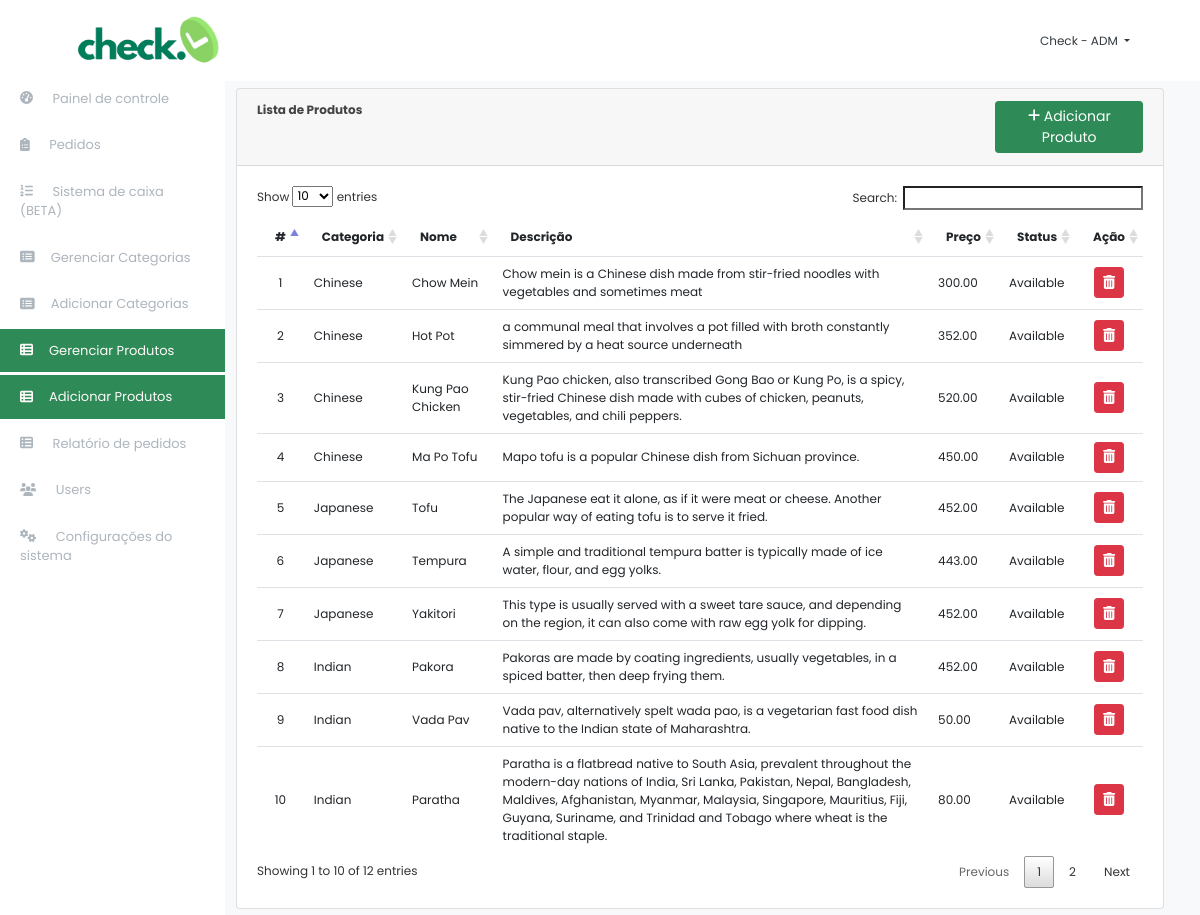
Screenshot of /index.php?page=products (signed in) with the database file from the repository.
### tables this page shows
CREATE TABLE `products` (
  `id` int(30) NOT NULL,
  `category_id` int(30) NOT NULL,
  `name` varchar(200) NOT NULL,
  `description` text NOT NULL,
  `price` float NOT NULL,
  `status` tinyint(1) NOT NULL DEFAULT 1 COMMENT '0=Unavailable,1=Available'
);

### products.php (the view, shortened to what this page needs)
<?php include('db_connect.php');?>
<div class="container-fluid">
	<div class="col-lg-12">
		<div class="row">
									<?php
									$qry = $conn->query("SELECT * FROM categories order by name asc");
									while($row=$qry->fetch_assoc()):
										$cname[$row['id']] = ucwords($row['name']);
									?>
								<?php endwhile; ?>
			<div class="col-md-12">
				<div class="card">
					<div class="card-header">
						<b>Lista de Produtos</b>
						<span class="float:right"><a class="btn btn-primary btn-block btn-sm col-sm-2 float-right" href="index.php?page=add-product" id="new_order">
						<i class="fa fa-plus"></i> Adicionar Produto </a></span>
					</div>
					<div class="card-body">
						<table class="table table-hover">
							<thead>
								<tr>
									<th>#</th>
									<th>Categoria</th>
									<th>Nome</th>
									<th>Descrição</th>
									<th>Preço</th>
									<th>Status</th>
									<th>Ação</th>
								</tr>
							</thead>
							<tbody>
								<?php
								$i = 1;
								$product = $conn->query("SELECT * FROM products order by id asc");
								while($row=$product->fetch_assoc()):
								?>
								<tr>
									<td class="text-center"><?php echo $i++ ?></td>
									<td class="">
										<?php echo $cname[$row['category_id']] ?>
									</td>
									<td class="">
									<?php echo $row['name'] ?></td>
									<td class="">
									<?php echo $row['description'] ?>
									<td class="">
									<?php echo number_format($row['price'],2) ?></td>
									</td>
									<td class="">
										 <?php echo $row['status'] == 1 ? " Available" : "Unavailable" ?>
									</td>
									<td class="text-center">
										<button class="btn btn-danger btn-sm delete_product" type="button" data-id="<?php echo $row['id'] ?>"><i class="fa fa-trash-alt"></i></button>
									</td>
								</tr>
								<?php endwhile; ?>
							</tbody>
						</table>
					</div>
				</div>
			</div>
		</div>
	</div>
</div>

### assets/css/style.css (style rules this page uses)
body { font-family:Poppins, Helvetica, "sans-serif"; color: #444444; width: 100%; height: calc(100%); font-size: 12px; }
a { color: #1977cc; }
.btn-primary, .btn-primary:hover { background-color: #2E8B57; border-color: #2E8B57; }
table.dataTable.no-footer { border: 0 !important; }
.table td, .table th { border-bottom: 1px solid #dee2e6; border-bottom: 0; }
table.dataTable thead th, table.dataTable thead td { border-bottom: 0px solid #111; border: 0; }

### index.php (style rules this page uses)
body { background: #f8f9fa; }

### products.php (style rules this page uses)
td { vertical-align: middle !important; }

### rows the page displays
products: category "Chinese", name "Chow Mein", description "Chow mein is a Chinese dish made from stir-fried noodles with vegetables and sometimes meat", price "300.00", status "Available"
products: category "Chinese", name "Hot Pot", description "a communal meal that involves a pot filled with broth constantly simmered by a heat source underneath", price "352.00", status "Available"
products: category "Chinese", name "Kung Pao Chicken", description "Kung Pao chicken, also transcribed Gong Bao or Kung Po, is a spicy, stir-fried Chinese dish made with cubes of chicken, peanuts, vegetables, and chili peppers.", price "520.00", status "Available"
products: category "Chinese", name "Ma Po Tofu", description "Mapo tofu is a popular Chinese dish from Sichuan province.", price "450.00", status "Available"
products: category "Japanese", name "Tofu", description "The Japanese eat it alone, as if it were meat or cheese. Another popular way of eating tofu is to serve it fried.", price "452.00", status "Available"
products: category "Japanese", name "Tempura", description "A simple and traditional tempura batter is typically made of ice water, flour, and egg yolks.", price "443.00", status "Available"
products: category "Japanese", name "Yakitori", description "This type is usually served with a sweet tare sauce, and depending on the region, it can also come with raw egg yolk for dipping.", price "452.00", status "Available"
products: category "Indian", name "Pakora", description "Pakoras are made by coating ingredients, usually vegetables, in a spiced batter, then deep frying them.", price "452.00", status "Available"
products: category "Indian", name "Vada Pav", description "Vada pav, alternatively spelt wada pao, is a vegetarian fast food dish native to the Indian state of Maharashtra.", price "50.00", status "Available"
products: category "Indian", name "Paratha", description "Paratha is a flatbread native to South Asia, prevalent throughout the modern-day nations of India, Sri Lanka, Pakistan, Nepal, Bangladesh, Maldives, Afghanistan, Myanmar, Malaysia, Singapore, Mauritius, Fiji, Guyana, Suriname, and Trinidad and Tobago where wheat is the traditional staple.", price "80.00", status "Available"

### other values shown
$_SESSION['login_name'] "Check - ADM"
